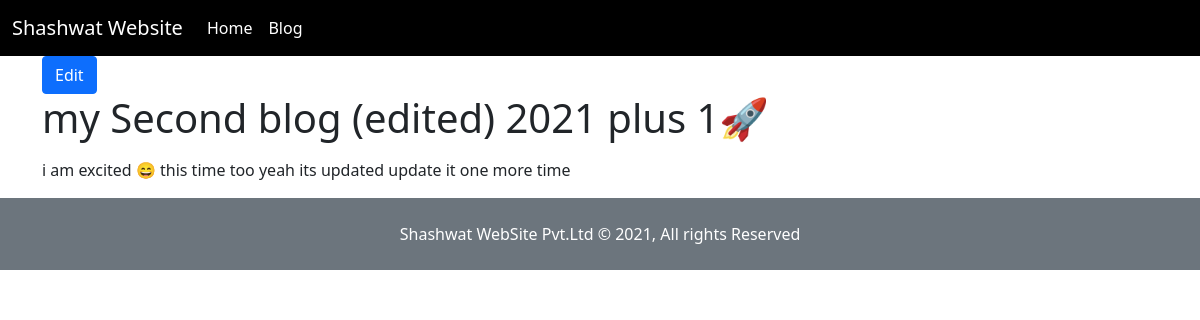
The page /blogs/read/second-blog on the database its author committed.
### blog/models.py (models this page shows)
class BlogPost(models.Model):
    title = models.CharField(max_length=120)
    slug = models.SlugField(unique=True)
    content = RichTextField(blank=True, null=True)

### blog/views.py (the view)
# urls.py: path('read/<str:slug>', read_blog, name="read_blog"),
def read_blog(request, slug):
    template_name = "readblog.html"
    blog_obj = BlogPost.objects.filter(slug=slug)
    if blog_obj.count() >= 1:
        blog_obj = blog_obj.first()
    context = {"blog": blog_obj}
    return render(request, template_name, context)

### blog/templates/readblog.html (shortened to what this page needs)
{% extends 'base.html' %}
{% block content %}
<div class="container">
    <a class="btn btn-primary" href="/blogs/edit/{{blog.slug}}">Edit</a>
    <h1>{{blog.title}}</h1>
    <p>{{blog.content | safe }}</p>
</div>
{% endblock %}

### rows shown on the page
BlogPost: title "my Second blog (edited) 2021 plus 1🚀", content "i am excited 😄 this time too yeah its updated update it one more time"
